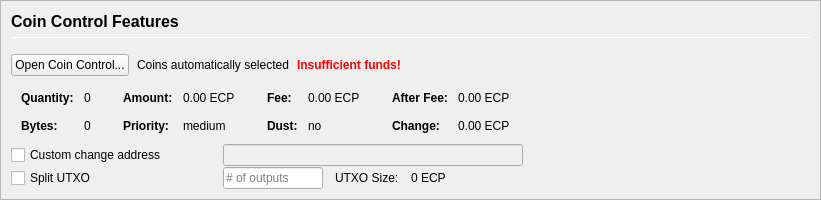
         <widget class="QFrame" name="frameCoinControl">
          <property name="sizePolicy">
           <sizepolicy hsizetype="Expanding" vsizetype="Expanding">
            <horstretch>0</horstretch>
            <verstretch>0</verstretch>
           </sizepolicy>
          </property>
          <property name="maximumSize">
           <size>
            <width>16777215</width>
            <height>16777215</height>
           </size>
          </property>
          <property name="frameShape">
           <enum>QFrame::StyledPanel</enum>
          </property>
          <property name="frameShadow">
           <enum>QFrame::Sunken</enum>
          </property>
          <layout class="QVBoxLayout" name="verticalLayoutCoinControl2">
           <property name="spacing">
            <number>0</number>
           </property>
           <property name="leftMargin">
            <number>0</number>
           </property>
           <property name="topMargin">
            <number>0</number>
           </property>
           <property name="rightMargin">
            <number>0</number>
           </property>
           <property name="bottomMargin">
            <number>0</number>
           </property>
           <item>
            <widget class="QFrame" name="frameCoinControl_BG">
             <layout class="QVBoxLayout" name="verticalLayoutCoinControl" stretch="0,0,0,0,0,0">
              <property name="spacing">
               <number>1</number>
              </property>
              <property name="leftMargin">
               <number>10</number>
              </property>
              <property name="topMargin">
               <number>10</number>
              </property>
              <item>
               <layout class="QHBoxLayout" name="horizontalLayoutCoinControl1">
                <property name="bottomMargin">
                 <number>15</number>
                </property>
                <item>
                 <layout class="QVBoxLayout" name="verticalLayout_3">
                  <property name="spacing">
                   <number>6</number>
                  </property>
                  <item>
                   <widget class="QLabel" name="labelCoinControlFeatures">
                    <property name="sizePolicy">
                     <sizepolicy hsizetype="Preferred" vsizetype="Maximum">
                      <horstretch>0</horstretch>
                      <verstretch>0</verstretch>
                     </sizepolicy>
                    </property>
                    <property name="minimumSize">
                     <size>
                      <width>0</width>
                      <height>20</height>
                     </size>
                    </property>
                    <property name="font">
                     <font>
                      <pointsize>12</pointsize>
                      <weight>75</weight>
                      <bold>true</bold>
                     </font>
                    </property>
                    <property name="styleSheet">
                     <string notr="true">font-weight:bold;</string>
                    </property>
                    <property name="text">
                     <string>Coin Control Features</string>
                    </property>
                   </widget>
                  </item>
                  <item>
                   <widget class="Line" name="line">
                    <property name="minimumSize">
                     <size>
                      <width>0</width>
                      <height>1</height>
                     </size>
                    </property>
                    <property name="maximumSize">
                     <size>
                      <width>16777215</width>
                      <height>1</height>
                     </size>
                    </property>
                    <property name="orientation">
                     <enum>Qt::Horizontal</enum>
                    </property>
                   </widget>
                  </item>
                 </layout>
                </item>
               </layout>
              </item>
              <item>
               <layout class="QHBoxLayout" name="horizontalLayoutCoinControl2" stretch="0,0,0,0">
                <property name="spacing">
                 <number>8</number>
                </property>
                <property name="bottomMargin">
                 <number>10</number>
                </property>
                <item>
                 <widget class="QPushButton" name="pushButtonCoinControl">
                  <property name="styleSheet">
                   <string notr="true"/>
                  </property>
                  <property name="text">
                   <string>Open Coin Control...</string>
                  </property>
                  <property name="autoDefault">
                   <bool>false</bool>
                  </property>
                 </widget>
                </item>
                <item>
                 <widget class="QLabel" name="labelCoinControlAutomaticallySelected">
                  <property name="text">
                   <string>Coins automatically selected</string>
                  </property>
                  <property name="margin">
                   <number>5</number>
                  </property>
                 </widget>
                </item>
                <item>
                 <widget class="QLabel" name="labelCoinControlInsuffFunds">
                  <property name="font">
                   <font>
                    <weight>75</weight>
                    <bold>true</bold>
                   </font>
                  </property>
                  <property name="styleSheet">
                   <string notr="true">color:red;font-weight:bold;</string>
                  </property>
                  <property name="text">
                   <string>Insufficient funds!</string>
                  </property>
                  <property name="margin">
                   <number>5</number>
                  </property>
                 </widget>
                </item>
                <item>
                 <spacer name="horizontalSpacerCoinControl">
                  <property name="orientation">
                   <enum>Qt::Horizontal</enum>
                  </property>
                  <property name="sizeHint" stdset="0">
                   <size>
                    <width>40</width>
                    <height>1</height>
                   </size>
                  </property>
                 </spacer>
                </item>
               </layout>
              </item>
              <item>
               <widget class="QWidget" name="widgetCoinControl" native="true">
                <property name="sizePolicy">
                 <sizepolicy hsizetype="Preferred" vsizetype="Preferred">
                  <horstretch>0</horstretch>
                  <verstretch>0</verstretch>
                 </sizepolicy>
                </property>
                <property name="minimumSize">
                 <size>
                  <width>0</width>
                  <height>0</height>
                 </size>
                </property>
                <property name="styleSheet">
                 <string notr="true"/>
                </property>
                <layout class="QHBoxLayout" name="horizontalLayoutCoinControl5">
                 <property name="leftMargin">
                  <number>0</number>
                 </property>
                 <property name="topMargin">
                  <number>0</number>
                 </property>
                 <property name="rightMargin">
                  <number>0</number>
                 </property>
                 <property name="bottomMargin">
                  <number>0</number>
                 </property>
                 <item>
                  <layout class="QHBoxLayout" name="horizontalLayoutCoinControl3" stretch="0,0,0,1">
                   <property name="spacing">
                    <number>20</number>
                   </property>
                   <property name="topMargin">
                    <number>0</number>
                   </property>
                   <property name="bottomMargin">
                    <number>10</number>
                   </property>
                   <item>
                    <layout class="QFormLayout" name="formLayoutCoinControl1">
                     <property name="horizontalSpacing">
                      <number>10</number>
                     </property>
                     <property name="verticalSpacing">
                      <number>14</number>
                     </property>
                     <property name="leftMargin">
                      <number>10</number>
                     </property>
                     <property name="topMargin">
                      <number>4</number>
                     </property>
                     <property name="rightMargin">
                      <number>6</number>
                     </property>
                     <item row="0" column="0">
                      <widget class="QLabel" name="labelCoinControlQuantityText">
                       <property name="font">
                        <font>
                         <weight>75</weight>
                         <bold>true</bold>
                        </font>
                       </property>
                       <property name="text">
                        <string>Quantity:</string>
                       </property>
                       <property name="margin">
                        <number>0</number>
                       </property>
                      </widget>
                     </item>
                     <item row="0" column="1">
                      <widget class="QLabel" name="labelCoinControlQuantity">
                       <property name="cursor">
                        <cursorShape>IBeamCursor</cursorShape>
                       </property>
                       <property name="contextMenuPolicy">
                        <enum>Qt::ActionsContextMenu</enum>
                       </property>
                       <property name="text">
                        <string notr="true">0</string>
                       </property>
                       <property name="margin">
                        <number>0</number>
                       </property>
                       <property name="textInteractionFlags">
                        <set>Qt::LinksAccessibleByMouse|Qt::TextSelectableByKeyboard|Qt::TextSelectableByMouse</set>
                       </property>
                      </widget>
                     </item>
                     <item row="1" column="0">
                      <widget class="QLabel" name="labelCoinControlBytesText">
                       <property name="font">
                        <font>
                         <weight>75</weight>
                         <bold>true</bold>
                        </font>
                       </property>
                       <property name="text">
                        <string>Bytes:</string>
                       </property>
                      </widget>
                     </item>
                     <item row="1" column="1">
                      <widget class="QLabel" name="labelCoinControlBytes">
                       <property name="cursor">
                        <cursorShape>IBeamCursor</cursorShape>
                       </property>
                       <property name="contextMenuPolicy">
                        <enum>Qt::ActionsContextMenu</enum>
                       </property>
                       <property name="text">
                        <string notr="true">0</string>
                       </property>
                       <property name="textInteractionFlags">
                        <set>Qt::LinksAccessibleByMouse|Qt::TextSelectableByKeyboard|Qt::TextSelectableByMouse</set>
                       </property>
                      </widget>
                     </item>
                    </layout>
                   </item>
                   <item>
                    <layout class="QFormLayout" name="formLayoutCoinControl2">
                     <property name="horizontalSpacing">
                      <number>10</number>
                     </property>
                     <property name="verticalSpacing">
                      <number>14</number>
                     </property>
                     <property name="leftMargin">
                      <number>6</number>
                     </property>
                     <property name="topMargin">
                      <number>4</number>
                     </property>
                     <property name="rightMargin">
                      <number>6</number>
                     </property>
                     <item row="0" column="0">
                      <widget class="QLabel" name="labelCoinControlAmountText">
                       <property name="font">
                        <font>
                         <weight>75</weight>
                         <bold>true</bold>
                        </font>
                       </property>
                       <property name="text">
                        <string>Amount:</string>
                       </property>
                       <property name="margin">
                        <number>0</number>
                       </property>
                      </widget>
                     </item>
                     <item row="0" column="1">
                      <widget class="QLabel" name="labelCoinControlAmount">
                       <property name="cursor">
                        <cursorShape>IBeamCursor</cursorShape>
                       </property>
                       <property name="contextMenuPolicy">
                        <enum>Qt::ActionsContextMenu</enum>
                       </property>
                       <property name="text">
                        <string notr="true">0.00 ECP</string>
                       </property>
                       <property name="textInteractionFlags">
                        <set>Qt::LinksAccessibleByMouse|Qt::TextSelectableByKeyboard|Qt::TextSelectableByMouse</set>
                       </property>
                      </widget>
                     </item>
                     <item row="1" column="0">
                      <widget class="QLabel" name="labelCoinControlPriorityText">
                       <property name="font">
                        <font>
                         <weight>75</weight>
                         <bold>true</bold>
                        </font>
                       </property>
                       <property name="text">
                        <string>Priority:</string>
                       </property>
                      </widget>
                     </item>
                     <item row="1" column="1">
                      <widget class="QLabel" name="labelCoinControlPriority">
                       <property name="cursor">
                        <cursorShape>IBeamCursor</cursorShape>
                       </property>
                       <property name="contextMenuPolicy">
                        <enum>Qt::ActionsContextMenu</enum>
                       </property>
                       <property name="text">
                        <string>medium</string>
                       </property>
                       <property name="textInteractionFlags">
                        <set>Qt::LinksAccessibleByMouse|Qt::TextSelectableByKeyboard|Qt::TextSelectableByMouse</set>
                       </property>
                      </widget>
                     </item>
                    </layout>
                   </item>
                   <item>
                    <layout class="QFormLayout" name="formLayoutCoinControl3">
                     <property name="horizontalSpacing">
                      <number>10</number>
                     </property>
                     <property name="verticalSpacing">
                      <number>14</number>
                     </property>
                     <property name="leftMargin">
                      <number>6</number>
                     </property>
                     <property name="topMargin">
                      <number>4</number>
                     </property>
                     <property name="rightMargin">
                      <number>6</number>
                     </property>
                     <item row="0" column="0">
                      <widget class="QLabel" name="labelCoinControlFeeText">
                       <property name="font">
                        <font>
                         <weight>75</weight>
                         <bold>true</bold>
                        </font>
                       </property>
                       <property name="text">
                        <string>Fee:</string>
                       </property>
                       <property name="margin">
                        <number>0</number>
                       </property>
                      </widget>
                     </item>
                     <item row="0" column="1">
                      <widget class="QLabel" name="labelCoinControlFee">
                       <property name="cursor">
                        <cursorShape>IBeamCursor</cursorShape>
                       </property>
                       <property name="contextMenuPolicy">
                        <enum>Qt::ActionsContextMenu</enum>
                       </property>
                       <property name="text">
                        <string notr="true">0.00 ECP</string>
                       </property>
                       <property name="textInteractionFlags">
                        <set>Qt::LinksAccessibleByMouse|Qt::TextSelectableByKeyboard|Qt::TextSelectableByMouse</set>
                       </property>
                      </widget>
                     </item>
                     <item row="1" column="0">
                      <widget class="QLabel" name="labelCoinControlLowOutputText">
                       <property name="font">
                        <font>
                         <weight>75</weight>
                         <bold>true</bold>
                        </font>
                       </property>
                       <property name="text">
                        <string>Dust:</string>
                       </property>
                      </widget>
                     </item>
                     <item row="1" column="1">
                      <widget class="QLabel" name="labelCoinControlLowOutput">
                       <property name="cursor">
                        <cursorShape>IBeamCursor</cursorShape>
                       </property>
                       <property name="contextMenuPolicy">
                        <enum>Qt::ActionsContextMenu</enum>
                       </property>
                       <property name="text">
                        <string>no</string>
                       </property>
                       <property name="textInteractionFlags">
                        <set>Qt::LinksAccessibleByMouse|Qt::TextSelectableByKeyboard|Qt::TextSelectableByMouse</set>
                       </property>
                      </widget>
                     </item>
                    </layout>
                   </item>
                   <item>
                    <layout class="QFormLayout" name="formLayoutCoinControl4">
                     <property name="horizontalSpacing">
                      <number>10</number>
                     </property>
                     <property name="verticalSpacing">
                      <number>14</number>
                     </property>
                     <property name="leftMargin">
                      <number>6</number>
                     </property>
                     <property name="topMargin">
                      <number>4</number>
                     </property>
                     <property name="rightMargin">
                      <number>6</number>
                     </property>
                     <item row="0" column="0">
                      <widget class="QLabel" name="labelCoinControlAfterFeeText">
                       <property name="font">
                        <font>
                         <weight>75</weight>
                         <bold>true</bold>
                        </font>
                       </property>
                       <property name="text">
                        <string>After Fee:</string>
                       </property>
                       <property name="margin">
                        <number>0</number>
                       </property>
                      </widget>
                     </item>
                     <item row="0" column="1">
                      <widget class="QLabel" name="labelCoinControlAfterFee">
                       <property name="cursor">
                        <cursorShape>IBeamCursor</cursorShape>
                       </property>
                       <property name="contextMenuPolicy">
                        <enum>Qt::ActionsContextMenu</enum>
                       </property>
                       <property name="text">
                        <string notr="true">0.00 ECP</string>
                       </property>
                       <property name="textInteractionFlags">
                        <set>Qt::LinksAccessibleByMouse|Qt::TextSelectableByKeyboard|Qt::TextSelectableByMouse</set>
                       </property>
                      </widget>
                     </item>
                     <item row="1" column="0">
                      <widget class="QLabel" name="labelCoinControlChangeText">
                       <property name="font">
                        <font>
                         <weight>75</weight>
                         <bold>true</bold>
                        </font>
                       </property>
                       <property name="text">
                        <string>Change:</string>
                       </property>
                      </widget>
                     </item>
                     <item row="1" column="1">
                      <widget class="QLabel" name="labelCoinControlChange">
                       <property name="cursor">
                        <cursorShape>IBeamCursor</cursorShape>
                       </property>
                       <property name="contextMenuPolicy">
                        <enum>Qt::ActionsContextMenu</enum>
                       </property>
                       <property name="text">
                        <string notr="true">0.00 ECP</string>
                       </property>
                       <property name="textInteractionFlags">
                        <set>Qt::LinksAccessibleByMouse|Qt::TextSelectableByKeyboard|Qt::TextSelectableByMouse</set>
                       </property>
                      </widget>
                     </item>
                    </layout>
                   </item>
                  </layout>
                 </item>
                </layout>
               </widget>
              </item>
              <item>
               <layout class="QHBoxLayout" name="horizontalLayoutCoinControl4">
                <property name="spacing">
                 <number>12</number>
                </property>
                <property name="sizeConstraint">
                 <enum>QLayout::SetDefaultConstraint</enum>
                </property>
                <property name="topMargin">
                 <number>0</number>
                </property>
                <property name="rightMargin">
                 <number>0</number>
                </property>
                <item>
                 <widget class="QCheckBox" name="checkBoxCoinControlChange">
                  <property name="sizePolicy">
                   <sizepolicy hsizetype="Preferred" vsizetype="Preferred">
                    <horstretch>0</horstretch>
                    <verstretch>0</verstretch>
                   </sizepolicy>
                  </property>
                  <property name="minimumSize">
                   <size>
                    <width>200</width>
                    <height>0</height>
                   </size>
                  </property>
                  <property name="maximumSize">
                   <size>
                    <width>200</width>
                    <height>16777215</height>
                   </size>
                  </property>
                  <property name="toolTip">
                   <string>If this is activated, but the change address is empty or invalid, change will be sent to a newly generated address.</string>
                  </property>
                  <property name="text">
                   <string>Custom change address</string>
                  </property>
                 </widget>
                </item>
                <item>
                 <widget class="QValidatedLineEdit" name="lineEditCoinControlChange">
                  <property name="enabled">
                   <bool>false</bool>
                  </property>
                  <property name="sizePolicy">
                   <sizepolicy hsizetype="Preferred" vsizetype="Preferred">
                    <horstretch>0</horstretch>
                    <verstretch>0</verstretch>
                   </sizepolicy>
                  </property>
                  <property name="minimumSize">
                   <size>
                    <width>300</width>
                    <height>0</height>
                   </size>
                  </property>
                 </widget>
                </item>
                <item>
                 <widget class="QLabel" name="labelCoinControlChangeLabel">
                  <property name="sizePolicy">
                   <sizepolicy hsizetype="Preferred" vsizetype="Preferred">
                    <horstretch>0</horstretch>
                    <verstretch>0</verstretch>
                   </sizepolicy>
                  </property>
                  <property name="minimumSize">
                   <size>
                    <width>100</width>
                    <height>0</height>
                   </size>
                  </property>
                  <property name="text">
                   <string/>
                  </property>
                  <property name="margin">
                   <number>3</number>
                  </property>
                 </widget>
                </item>
               </layout>
              </item>
              <item>
               <layout class="QHBoxLayout" name="horizontalLayoutCoinControl6">
                <property name="spacing">
                 <number>12</number>
                </property>
                <property name="rightMargin">
                 <number>0</number>
                </property>
                <item>
                 <widget class="QCheckBox" name="splitBlockCheckBox">
                  <property name="sizePolicy">
                   <sizepolicy hsizetype="Preferred" vsizetype="Preferred">
                    <horstretch>0</horstretch>
                    <verstretch>0</verstretch>
                   </sizepolicy>
                  </property>
                  <property name="minimumSize">
                   <size>
                    <width>200</width>
                    <height>0</height>
                   </size>
                  </property>
                  <property name="maximumSize">
                   <size>
                    <width>200</width>
                    <height>16777215</height>
                   </size>
                  </property>
                  <property name="text">
                   <string>Split UTXO</string>
                  </property>
                 </widget>
                </item>
                <item>
                 <widget class="QLineEdit" name="splitBlockLineEdit">
                  <property name="sizePolicy">
                   <sizepolicy hsizetype="Preferred" vsizetype="Preferred">
                    <horstretch>50</horstretch>
                    <verstretch>0</verstretch>
                   </sizepolicy>
                  </property>
                  <property name="minimumSize">
                   <size>
                    <width>100</width>
                    <height>0</height>
                   </size>
                  </property>
                  <property name="maximumSize">
                   <size>
                    <width>100</width>
                    <height>16777215</height>
                   </size>
                  </property>
                  <property name="placeholderText">
                   <string># of outputs</string>
                  </property>
                 </widget>
                </item>
                <item>
                 <widget class="QLabel" name="labelBlockSizeText">
                  <property name="text">
                   <string>UTXO Size:</string>
                  </property>
                 </widget>
                </item>
                <item>
                 <widget class="QLabel" name="labelBlockSize">
                  <property name="text">
                   <string>0 ECP</string>
                  </property>
                 </widget>
                </item>
                <item>
                 <spacer name="horizontalSpacer_7">
                  <property name="orientation">
                   <enum>Qt::Horizontal</enum>
                  </property>
                  <property name="sizeHint" stdset="0">
                   <size>
                    <width>40</width>
                    <height>20</height>
                   </size>
                  </property>
                 </spacer>
                </item>
               </layout>
              </item>
              <item>
               <spacer name="verticalSpacerCoinControl">
                <property name="orientation">
                 <enum>Qt::Vertical</enum>
                </property>
                <property name="sizeHint" stdset="0">
                 <size>
                  <width>800</width>
                  <height>1</height>
                 </size>
                </property>
               </spacer>
              </item>
             </layout>
            </widget>
           </item>
          </layout>
         </widget>
